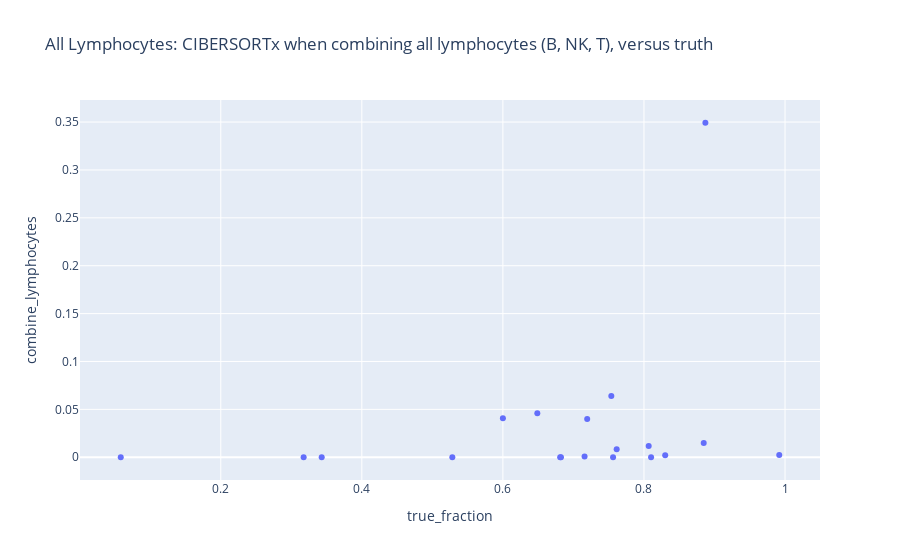

Notebook cell for this chart:
### Code cell
px.scatter(
    df.loc["Lymphocytes"],
    x="true_fraction",
    y="combine_lymphocytes",
    title="All Lymphocytes: CIBERSORTx when combining all lymphocytes (B, NK, T), versus truth"
)

### Figure 1 — Plotly figure (JSON) as saved in the notebook; plotly's stock layout.template omitted (floating-point values rounded to 4 significant figures)
{"data": [{"hovertemplate": "true_fraction=%{x}<br>combine_lymphocytes=%{y}<extra></extra>", "legendgroup": "", "marker": {"color": "#636efa", "symbol": "circle"}, "mode": "markers", "name": "", "orientation": "v", "showlegend": false, "type": "scatter", "x": [0.6, 0.3175, 0.8871, 0.7562, 0.5283, 0.6823, 0.8101, 0.8301, 0.3431, 0.0582, 0.9918, 0.7158, 0.7195, 0.8847, 0.7537, 0.7613, 0.8067, 0.6812, 0.6488], "xaxis": "x", "y": [0.04063, 0, 0.3493, 0, 0, 0, 0, 0.002184, 0, 0, 0.002318, 0.0007918, 0.04005, 0.01488, 0.06392, 0.008402, 0.01175, 0, 0.04595], "yaxis": "y"}], "layout": {"legend": {"tracegroupgap": 0}, "title": {"text": "All Lymphocytes: CIBERSORTx when combining all lymphocytes (B, NK, T), versus truth"}, "xaxis": {"anchor": "y", "domain": [0, 1], "title": {"text": "true_fraction"}}, "yaxis": {"anchor": "x", "domain": [0, 1], "title": {"text": "combine_lymphocytes"}}}}
